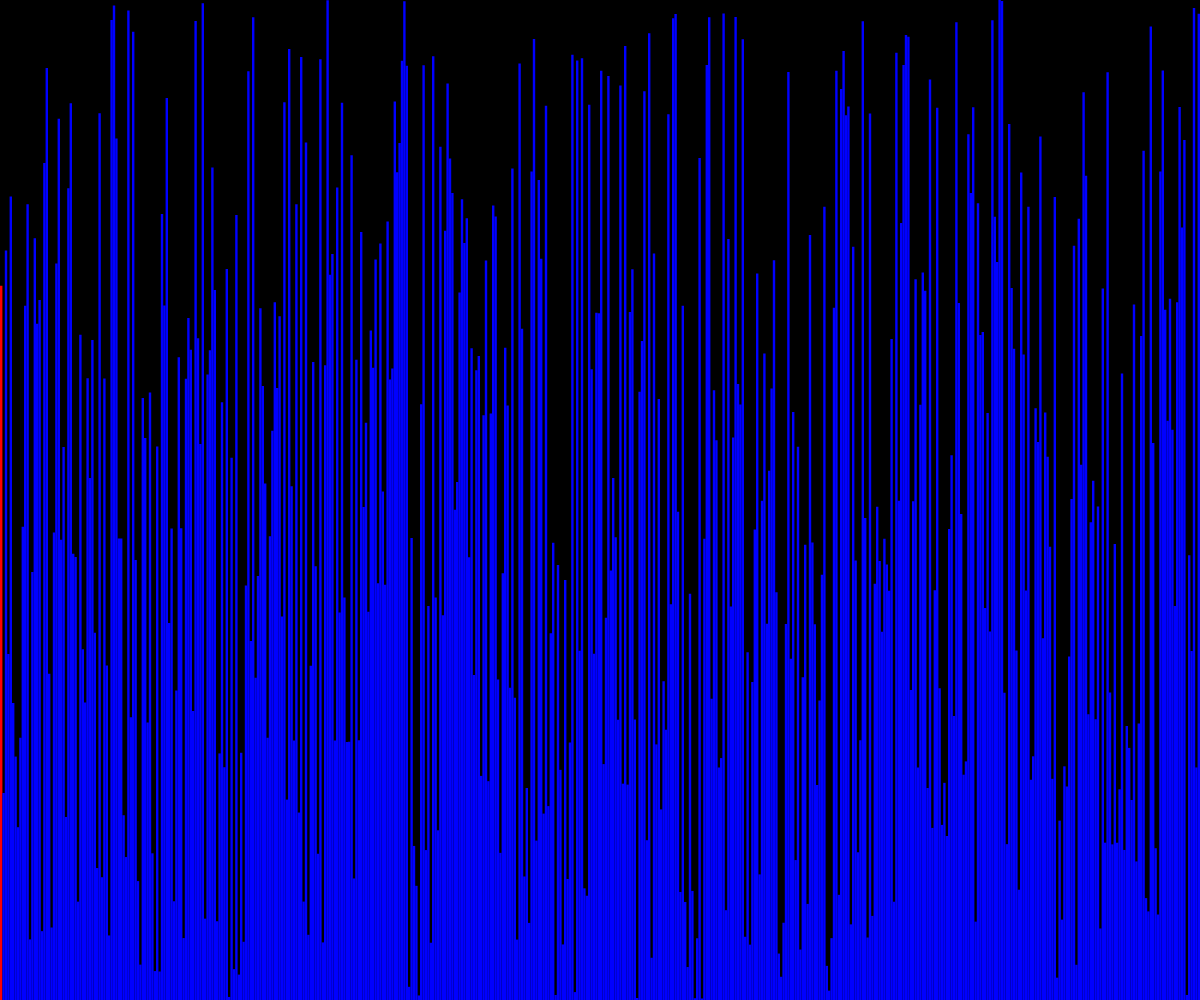
Frame 1 (no input)
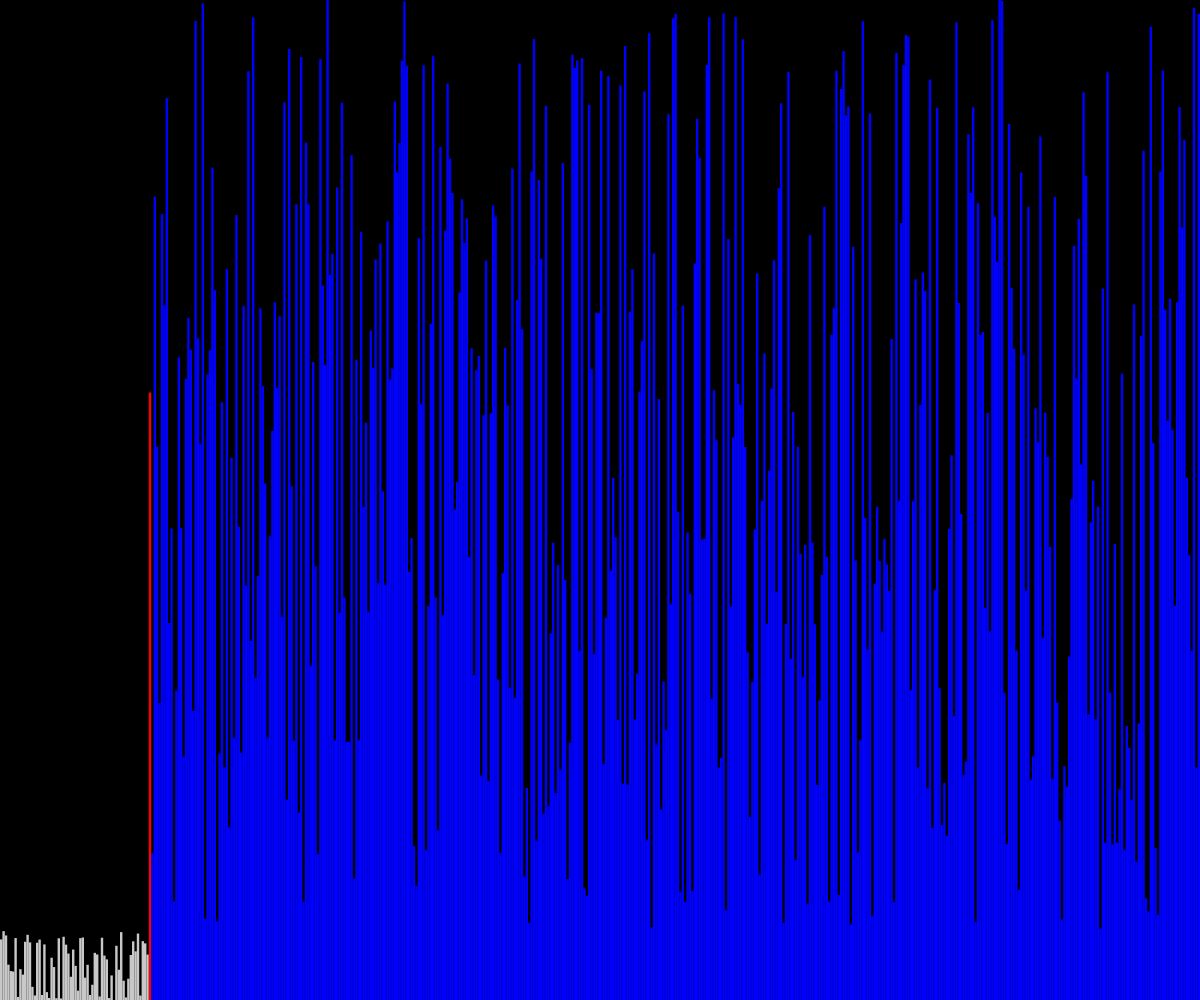
Frame 60 (no input)
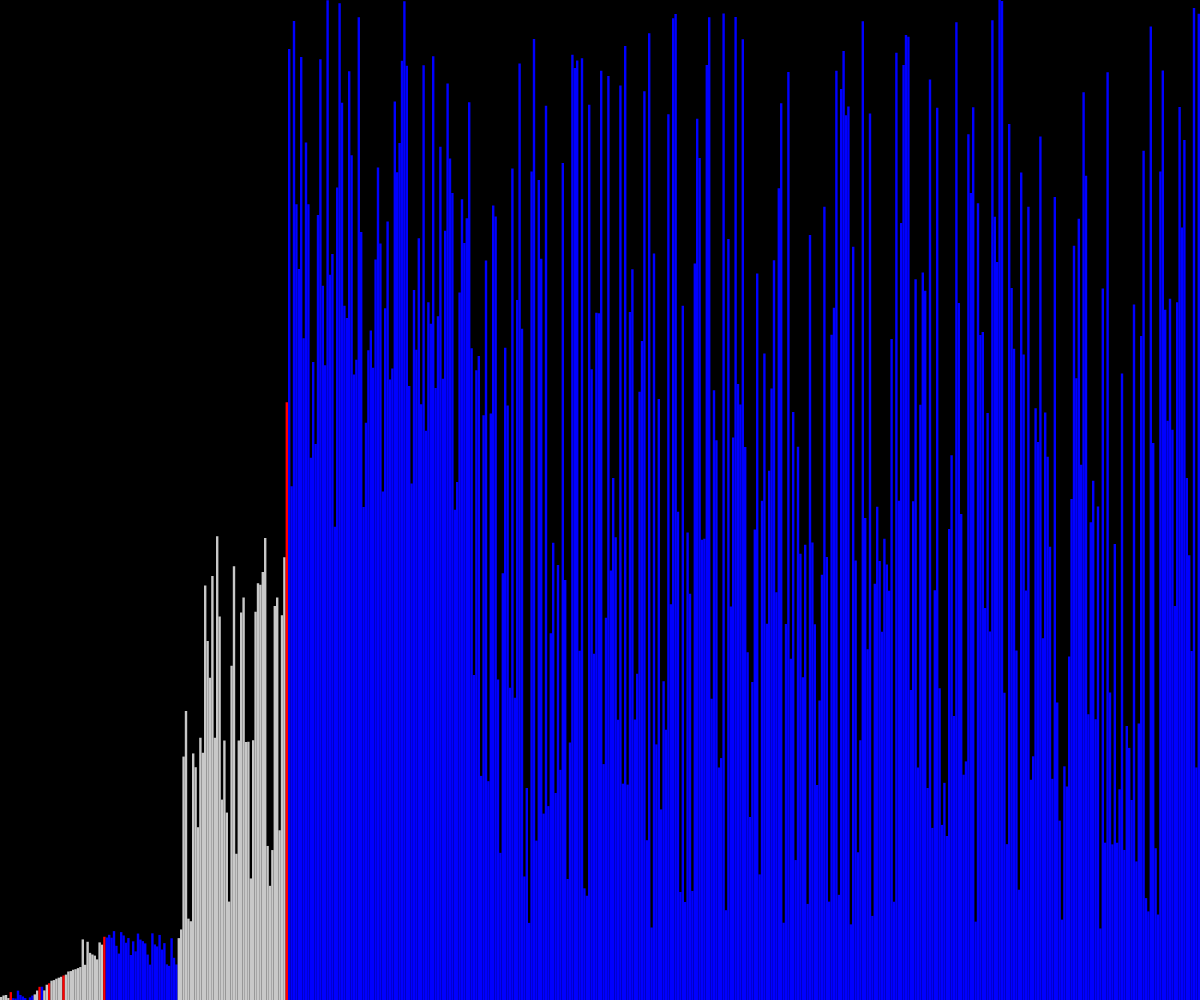
Frame 120 (the mouse pressed at the canvas centre since frame 60)

The p5.js sketch that drew these frames (run headless with seeded random() and noise() and a simulated clock; from frame 60 on, the mouse is pressed at the canvas centre):

// p5.js sketch
// ── sketch.js
let values = new Array(500);
let w = 10;

let states = [];
let maxBarLength;
let barWidth;

function setup() {
  createCanvas(windowWidth, windowHeight);
  maxBarLength = height - 10;
  barWidth = width / values.length;
  values = new Array(maxBarLength);
  for (let i = 0; i < values.length; i++) {
    values[i] = random(height);
    states[i] = -1;
  }
  quickSort(values, 0, values.length - 1);
}

async function quickSort(arr, start, end) {
  if (start >= end) {
    return;
  }
  let index = await partition(arr, start, end);
  states[index] = -1;

  await Promise.all([
    quickSort(arr, start, index - 1),
    quickSort(arr, index + 1, end)
  ]);
}

async function partition(arr, start, end) {
  for (let i = start; i < end; i++) {
    states[i] = 1;
  }

  let pivotValue = arr[end];
  let pivotIndex = start;
  states[pivotIndex] = 0;
  for (let i = start; i < end; i++) {
    if (arr[i] < pivotValue) {
      await swap(arr, i, pivotIndex);
      states[pivotIndex] = -1;
      pivotIndex++;
      states[pivotIndex] = 0;
    }
  }
  await swap(arr, pivotIndex, end);

  for (let i = start; i < end; i++) {
    if (i != pivotIndex) {
      states[i] = -1;
    }
  }

  return pivotIndex;
}

function draw() {
  background(0);

  for (let i = 0; i < values.length; i++) {
    noStroke();
    if (states[i] == 0) {
      fill(255, 0, 0);
    } else if (states[i] == 1) {
      fill(0, 0, 255);
    } else {
      fill(200);
    }
    rect(i * barWidth, height - values[i], barWidth, values[i]);
  }
}

async function swap(arr, a, b) {
  await sleep(50);
  let temp = arr[a];
  arr[a] = arr[b];
  arr[b] = temp;
}

function sleep(ms) {
  return new Promise(resolve => setTimeout(resolve, ms));
}
